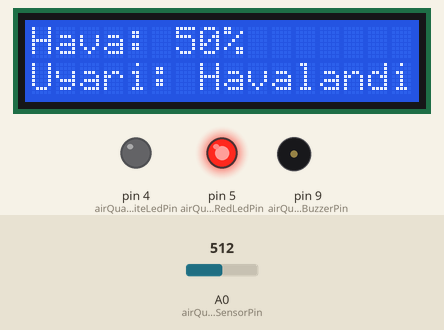
Recording of a sketch running on a simulated Arduino Uno, built with avr-gcc and run on an emulated ATmega328P. Parts: 16×2 character LCD, output pins drawn as LEDs (lit = HIGH), buzzer (waves = sounding). The test bench sets the inputs (shaded band); at power-on: A0 (airQualitySensorPin) = 512. What the sketch prints to the serial monitor is not drawn.

Above: at 7.3 s.
7.4 s: A0 (airQualitySensorPin) set to 475
At 8.25 s:
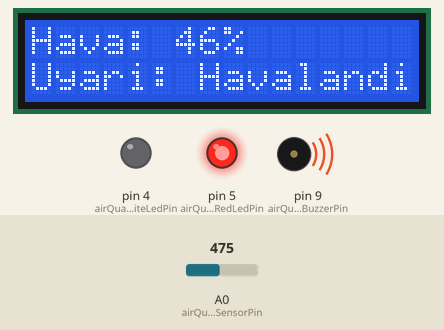
9.1 s: A0 (airQualitySensorPin) set to 446
At 10.5 s:
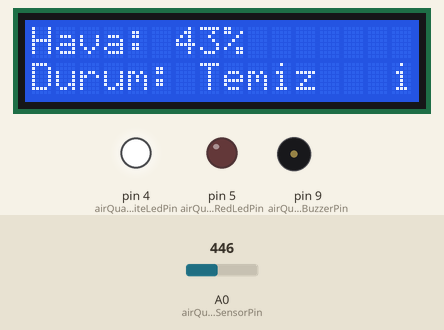
10.8 s: A0 (airQualitySensorPin) set to 900
At 11.4 s:
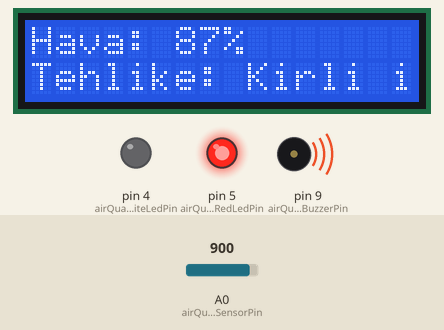
12.5 s: A0 (airQualitySensorPin) set to 784
At 13.2 s:
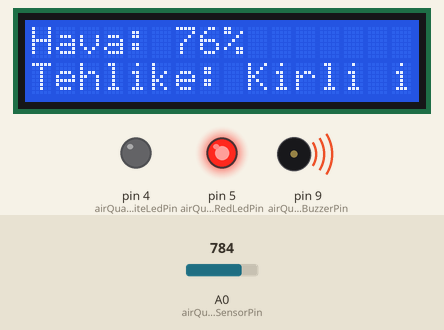
14.2 s: A0 (airQualitySensorPin) set to 755
At 14.31 s:
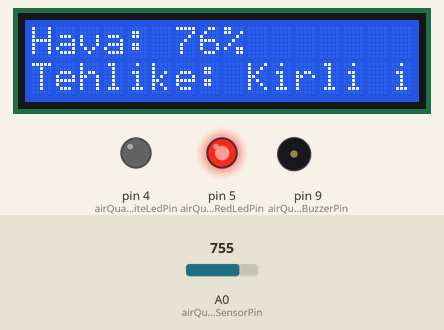
15.7 s: A0 (airQualitySensorPin) set to 306
At 17.2 s:
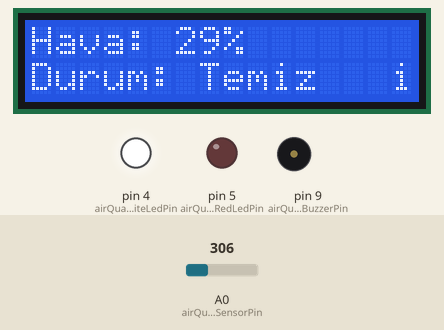
Timing chart, 0 to 18.5 s (numbered marks = the images above; inputs shaded):
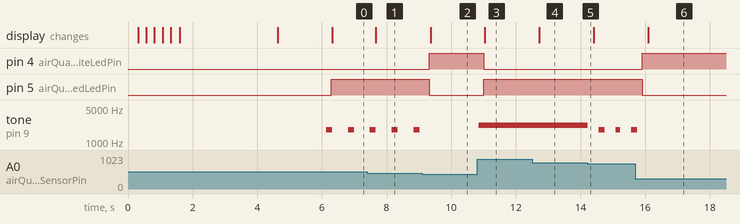

Measured:
- the behaviour switches between 461 and 460 on A0 (airQualitySensorPin) (found by bisection; images 1 and 2)
- the behaviour switches between 768 and 767 on A0 (airQualitySensorPin) (found by bisection; images 4 and 5)
- after the input at 7.4 s, the display: changes after 0.27 s (image 1)
- after the input at 9.1 s, pin 4 (airQualityWhiteLedPin): LOW → HIGH after 0.23 s; pin 5 (airQualityRedLedPin): HIGH → LOW after 0.23 s; tone on pin 9 (airQualityBuzzerPin): stops changing and stays silent; the display: changes after 0.26 s (image 2)
- after the input at 10.8 s, pin 4 (airQualityWhiteLedPin): HIGH → LOW after 0.21 s; pin 5 (airQualityRedLedPin): LOW → HIGH after 0.21 s; tone on pin 9 (airQualityBuzzerPin): silent → 2200 Hz after 0.06 s; the display: changes after 0.24 s (image 3)
- after the input at 12.5 s, the display: changes after 0.22 s (image 4)
- after the input at 14.2 s, tone on pin 9 (airQualityBuzzerPin): alternates 1800 Hz for 0.17 s and silent for 0.34 s, starting at once
- after the input at 15.7 s, pin 4 (airQualityWhiteLedPin): LOW → HIGH after 0.21 s; pin 5 (airQualityRedLedPin): HIGH → LOW after 0.21 s; tone on pin 9 (airQualityBuzzerPin): goes on until 15.8 s, then stays silent; the display: changes after 0.40 s (image 6)

The sketch:

ArduinoPlayground.ino
```cpp
#include <Wire.h>
#include <LiquidCrystal_I2C.h>

#include "src/air_quality_alert/AirQualityDemo.h"
#include "src/distance_alert/DistanceDemo.h"

const int airQualitySensorPin = A0;
const int airQualityBuzzerPin = 9;
const int airQualityWhiteLedPin = 4;
const int airQualityRedLedPin = 5;

const int distanceTrigPin = 11;
const int distanceEchoPin = 12;
const int distanceBuzzerPin = 8;

enum DemoMode { DEMO_AIR_QUALITY, DEMO_DISTANCE };

const DemoMode activeDemo = DEMO_AIR_QUALITY;

const int lcdPrimaryAddress = 0x27;
const int lcdFallbackAddress = 0x3F;

AirQualityDemo airQualityDemo(airQualitySensorPin,
                              airQualityBuzzerPin,
                              airQualityWhiteLedPin,
                              airQualityRedLedPin,
                              lcdPrimaryAddress,
                              lcdFallbackAddress);
DistanceDemo distanceDemo(distanceTrigPin,
                          distanceEchoPin,
                          distanceBuzzerPin,
                          lcdPrimaryAddress,
                          lcdFallbackAddress);

void setup() {
  Serial.begin(9600);
  Wire.begin();

  if (activeDemo == DEMO_AIR_QUALITY) {
    airQualityDemo.begin();
  } else {
    distanceDemo.begin();
  }
}

void loop() {
  if (activeDemo == DEMO_AIR_QUALITY) {
    airQualityDemo.update();
    return;
  }

  distanceDemo.update();
}
```

AirQualityAlert.cpp
```cpp
#include "AirQualityAlert.h"

AirQualityAlert::AirQualityAlert(int sensorPin, int buzzerPin)
    : sensorPin_(sensorPin),
      buzzerPin_(buzzerPin),
      warningThresholdPercent_(45),
      dangerThresholdPercent_(75),
      beepDurationMs_(90),
      lastBeepTimeMs_(0),
      buzzerOn_(false) {}

void AirQualityAlert::begin() {
  pinMode(sensorPin_, INPUT);
  pinMode(buzzerPin_, OUTPUT);
  noTone(buzzerPin_);
}

AirQualityReading AirQualityAlert::update() {
  int rawValue = readSensor();
  int qualityPercent = calculateQualityPercent(rawValue);
  bool alertActive = qualityPercent >= warningThresholdPercent_;
  bool dangerActive = qualityPercent >= dangerThresholdPercent_;
  const char* statusLabel = "TEMIZ";

  if (dangerActive) {
    statusLabel = "TEHLIKE";
  } else if (alertActive) {
    statusLabel = "UYARI";
  }

  Serial.print("Air raw: ");
  Serial.print(rawValue);
  Serial.print(" quality: ");
  Serial.print(qualityPercent);
  Serial.print("% status: ");
  Serial.println(statusLabel);

  if (alertActive) {
    updateBuzzer(qualityPercent);
  } else {
    silenceBuzzer();
  }

  delay(150);

  return {true, rawValue, qualityPercent, alertActive, dangerActive};
}

int AirQualityAlert::readSensor() const {
  return analogRead(sensorPin_);
}

int AirQualityAlert::calculateQualityPercent(int rawValue) const {
  return map(constrain(rawValue, 0, 1023), 0, 1023, 0, 100);
}

void AirQualityAlert::silenceBuzzer() {
  noTone(buzzerPin_);
  buzzerOn_ = false;
}

void AirQualityAlert::updateBuzzer(int qualityPercent) {
  unsigned long now = millis();
  unsigned long waitDurationMs = map(
      constrain(qualityPercent, warningThresholdPercent_, 100),
      warningThresholdPercent_, 100, 450, 120);

  if (qualityPercent >= dangerThresholdPercent_) {
    tone(buzzerPin_, 2200);
    buzzerOn_ = true;
    lastBeepTimeMs_ = now;
    return;
  }

  if (buzzerOn_) {
    if (now - lastBeepTimeMs_ >= beepDurationMs_) {
      noTone(buzzerPin_);
      buzzerOn_ = false;
      lastBeepTimeMs_ = now;
    }
    return;
  }

  if (now - lastBeepTimeMs_ >= waitDurationMs) {
    tone(buzzerPin_, 1800);
    buzzerOn_ = true;
    lastBeepTimeMs_ = now;
  }
}
```

AirQualityAlert.h
```cpp
#ifndef AIR_QUALITY_ALERT_H
#define AIR_QUALITY_ALERT_H

#include <Arduino.h>

struct AirQualityReading {
  bool hasMeasurement;
  int rawValue;
  int qualityPercent;
  bool alertActive;
  bool dangerActive;
};

class AirQualityAlert {
 public:
  AirQualityAlert(int sensorPin, int buzzerPin);

  void begin();
  AirQualityReading update();

 private:
  int sensorPin_;
  int buzzerPin_;
  int warningThresholdPercent_;
  int dangerThresholdPercent_;
  unsigned long beepDurationMs_;
  unsigned long lastBeepTimeMs_;
  bool buzzerOn_;

  int readSensor() const;
  int calculateQualityPercent(int rawValue) const;
  void silenceBuzzer();
  void updateBuzzer(int qualityPercent);
};

#endif
```

AirQualityDemo.cpp
```cpp
#include "AirQualityDemo.h"

AirQualityDemo::AirQualityDemo(int sensorPin,
                               int buzzerPin,
                               int whiteLedPin,
                               int redLedPin,
                               int lcdPrimaryAddress,
                               int lcdFallbackAddress)
    : lcdPrimaryAddress_(lcdPrimaryAddress),
      lcdFallbackAddress_(lcdFallbackAddress),
      lcdPrimary_(lcdPrimaryAddress, 16, 2),
      lcdFallback_(lcdFallbackAddress, 16, 2),
      lcd_(&lcdPrimary_),
      lcdAvailable_(false),
      lastLcdUpdateMs_(0),
      lcdUpdateIntervalMs_(300),
      alert_(sensorPin, buzzerPin),
      leds_(whiteLedPin, redLedPin) {}

void AirQualityDemo::begin() {
  alert_.begin();
  leds_.begin();

  bool hasPrimary = isI2cDeviceAvailable(lcdPrimaryAddress_);
  bool hasFallback = isI2cDeviceAvailable(lcdFallbackAddress_);

  Serial.println("Active demo: Air Quality");
  Serial.println("LCD check start");
  Serial.print("0x27: ");
  Serial.println(hasPrimary ? "OK" : "not found");
  Serial.print("0x3F: ");
  Serial.println(hasFallback ? "OK" : "not found");

  if (hasFallback && !hasPrimary) {
    lcd_ = &lcdFallback_;
  }

  lcdAvailable_ = hasPrimary || hasFallback;

  if (!lcdAvailable_) {
    Serial.println("No LCD found on I2C bus");
    return;
  }

  lcd_->init();
  lcd_->backlight();
  blinkBacklightTest();
  showStartupScreen(hasPrimary);
}

void AirQualityDemo::update() {
  AirQualityReading reading = alert_.update();
  leds_.update(reading);

  if (!lcdAvailable_) {
    return;
  }

  unsigned long now = millis();
  if (now - lastLcdUpdateMs_ < lcdUpdateIntervalMs_) {
    return;
  }

  lastLcdUpdateMs_ = now;
  updateDisplay(reading);
}

bool AirQualityDemo::isI2cDeviceAvailable(int address) {
  Wire.beginTransmission(address);
  return Wire.endTransmission() == 0;
}

void AirQualityDemo::blinkBacklightTest() {
  if (!lcdAvailable_) {
    return;
  }

  for (int index = 0; index < 3; ++index) {
    lcd_->noBacklight();
    delay(250);
    lcd_->backlight();
    delay(250);
  }
}

void AirQualityDemo::showStartupScreen(bool hasPrimary) {
  if (!lcdAvailable_) {
    return;
  }

  lcd_->clear();
  lcd_->setCursor(0, 0);
  lcd_->print("Demo hazir");
  lcd_->setCursor(0, 1);
  lcd_->print("Hava Kalitesi ");
  delay(3000);

  lcd_->clear();
  lcd_->setCursor(0, 0);
  lcd_->print(hasPrimary ? "LCD 0x27 OK    " : "LCD 0x3F OK    ");
  lcd_->setCursor(0, 1);
  lcd_->print("Secim kaydedildi");
  delay(1500);
}

void AirQualityDemo::updateDisplay(const AirQualityReading& reading) {
  lcd_->setCursor(0, 0);
  if (reading.hasMeasurement) {
    lcd_->print("Hava:         ");
    lcd_->setCursor(6, 0);
    lcd_->print(reading.qualityPercent);
    lcd_->print("%   ");
  } else {
    lcd_->print("Sensor yok    ");
  }

  lcd_->setCursor(0, 1);
  if (!reading.hasMeasurement) {
    lcd_->print("Sensor bekliyor");
  } else if (reading.dangerActive) {
    lcd_->print("Tehlike: Kirli ");
  } else if (reading.alertActive) {
    lcd_->print("Uyari: Havalandir");
  } else {
    lcd_->print("Durum: Temiz   ");
  }
}
```

AirQualityDemo.h
```cpp
#ifndef AIR_QUALITY_DEMO_H
#define AIR_QUALITY_DEMO_H

#include <Arduino.h>
#include <LiquidCrystal_I2C.h>
#include <Wire.h>

#include "AirQualityAlert.h"
#include "../air_quality_leds/AirQualityLeds.h"

class AirQualityDemo {
 public:
  AirQualityDemo(int sensorPin,
                 int buzzerPin,
                 int whiteLedPin,
                 int redLedPin,
                 int lcdPrimaryAddress,
                 int lcdFallbackAddress);

  void begin();
  void update();

 private:
  int lcdPrimaryAddress_;
  int lcdFallbackAddress_;
  LiquidCrystal_I2C lcdPrimary_;
  LiquidCrystal_I2C lcdFallback_;
  LiquidCrystal_I2C* lcd_;
  bool lcdAvailable_;
  unsigned long lastLcdUpdateMs_;
  unsigned long lcdUpdateIntervalMs_;
  AirQualityAlert alert_;
  AirQualityLeds leds_;

  bool isI2cDeviceAvailable(int address);
  void blinkBacklightTest();
  void showStartupScreen(bool hasPrimary);
  void updateDisplay(const AirQualityReading& reading);
};

#endif
```

AirQualityLeds.cpp
```cpp
#include "AirQualityLeds.h"

AirQualityLeds::AirQualityLeds(int whiteLedPin, int redLedPin)
    : whiteLedPin_(whiteLedPin), redLedPin_(redLedPin) {}

void AirQualityLeds::begin() {
  pinMode(whiteLedPin_, OUTPUT);
  digitalWrite(whiteLedPin_, LOW);

  pinMode(redLedPin_, OUTPUT);
  digitalWrite(redLedPin_, LOW);
}

void AirQualityLeds::update(const AirQualityReading& reading) {
  if (!reading.hasMeasurement) {
    digitalWrite(whiteLedPin_, LOW);
    digitalWrite(redLedPin_, LOW);
    return;
  }

  if (!reading.alertActive) {
    digitalWrite(whiteLedPin_, HIGH);
    digitalWrite(redLedPin_, LOW);
    return;
  }

  digitalWrite(whiteLedPin_, LOW);
  digitalWrite(redLedPin_, HIGH);
}
```

AirQualityLeds.h
```cpp
#ifndef AIR_QUALITY_LEDS_H
#define AIR_QUALITY_LEDS_H

#include <Arduino.h>

#include "../air_quality_alert/AirQualityAlert.h"

class AirQualityLeds {
 public:
  AirQualityLeds(int whiteLedPin, int redLedPin);

  void begin();
  void update(const AirQualityReading& reading);

 private:
  int whiteLedPin_;
  int redLedPin_;
};

#endif
```

DistanceAlert.cpp
```cpp
#include "DistanceAlert.h"

DistanceAlert::DistanceAlert(int trigPin, int echoPin, int buzzerPin)
    : trigPin_(trigPin),
      echoPin_(echoPin),
      buzzerPin_(buzzerPin),
      alertDistanceCm_(10.0),
      beepDurationMs_(60),
      lastBeepTimeMs_(0),
      buzzerOn_(false) {}

void DistanceAlert::begin() {
  pinMode(trigPin_, OUTPUT);
  pinMode(echoPin_, INPUT);
  pinMode(buzzerPin_, OUTPUT);
  digitalWrite(buzzerPin_, LOW);
}

DistanceReading DistanceAlert::update() {
  long pulseDuration = measurePulseDuration();

  if (pulseDuration == 0) {
    Serial.println("No measurement");
    silenceBuzzer();
    delay(30);
    return {false, 0.0f, false};
  }

  float distanceCm = pulseDuration * 0.0343 / 2;

  Serial.print("Distance: ");
  Serial.print(distanceCm);
  Serial.println(" cm");

  if (distanceCm < alertDistanceCm_) {
    beepByDistance(distanceCm);
  } else {
    silenceBuzzer();
  }

  delay(30);

  return {true, distanceCm, distanceCm < alertDistanceCm_};
}

long DistanceAlert::measurePulseDuration() const {
  digitalWrite(trigPin_, LOW);
  delayMicroseconds(2);

  digitalWrite(trigPin_, HIGH);
  delayMicroseconds(10);
  digitalWrite(trigPin_, LOW);

  return pulseIn(echoPin_, HIGH, 30000);
}

void DistanceAlert::silenceBuzzer() {
  digitalWrite(buzzerPin_, LOW);
  buzzerOn_ = false;
}

void DistanceAlert::beepByDistance(float distanceCm) {
  unsigned long now = millis();
  unsigned long waitDurationMs = map((long)(distanceCm * 10), 0, 100, 40, 320);

  if (buzzerOn_) {
    if (now - lastBeepTimeMs_ >= beepDurationMs_) {
      digitalWrite(buzzerPin_, LOW);
      buzzerOn_ = false;
      lastBeepTimeMs_ = now;
    }
    return;
  }

  if (now - lastBeepTimeMs_ >= waitDurationMs) {
    digitalWrite(buzzerPin_, HIGH);
    buzzerOn_ = true;
    lastBeepTimeMs_ = now;
  }
}
```

DistanceAlert.h
```cpp
#ifndef DISTANCE_ALERT_H
#define DISTANCE_ALERT_H

#include <Arduino.h>

struct DistanceReading {
  bool hasMeasurement;
  float distanceCm;
  bool alertActive;
};

class DistanceAlert {
 public:
  DistanceAlert(int trigPin, int echoPin, int buzzerPin);

  void begin();
  DistanceReading update();

 private:
  int trigPin_;
  int echoPin_;
  int buzzerPin_;
  float alertDistanceCm_;
  unsigned long beepDurationMs_;
  unsigned long lastBeepTimeMs_;
  bool buzzerOn_;

  long measurePulseDuration() const;
  void silenceBuzzer();
  void beepByDistance(float distanceCm);
};

#endif
```

DistanceDemo.cpp
```cpp
#include "DistanceDemo.h"

DistanceDemo::DistanceDemo(int trigPin,
                           int echoPin,
                           int buzzerPin,
                           int lcdPrimaryAddress,
                           int lcdFallbackAddress)
    : lcdPrimaryAddress_(lcdPrimaryAddress),
      lcdFallbackAddress_(lcdFallbackAddress),
      lcdPrimary_(lcdPrimaryAddress, 16, 2),
      lcdFallback_(lcdFallbackAddress, 16, 2),
      lcd_(&lcdPrimary_),
      lcdAvailable_(false),
      lastLcdUpdateMs_(0),
      lcdUpdateIntervalMs_(300),
      alert_(trigPin, echoPin, buzzerPin) {}

void DistanceDemo::begin() {
  alert_.begin();

  bool hasPrimary = isI2cDeviceAvailable(lcdPrimaryAddress_);
  bool hasFallback = isI2cDeviceAvailable(lcdFallbackAddress_);

  Serial.println("Active demo: Distance");
  Serial.println("LCD check start");
  Serial.print("0x27: ");
  Serial.println(hasPrimary ? "OK" : "not found");
  Serial.print("0x3F: ");
  Serial.println(hasFallback ? "OK" : "not found");

  if (hasFallback && !hasPrimary) {
    lcd_ = &lcdFallback_;
  }

  lcdAvailable_ = hasPrimary || hasFallback;

  if (!lcdAvailable_) {
    Serial.println("No LCD found on I2C bus");
    return;
  }

  lcd_->init();
  lcd_->backlight();
  blinkBacklightTest();
  showStartupScreen(hasPrimary);
}

void DistanceDemo::update() {
  DistanceReading reading = alert_.update();

  if (!lcdAvailable_) {
    return;
  }

  unsigned long now = millis();
  if (now - lastLcdUpdateMs_ < lcdUpdateIntervalMs_) {
    return;
  }

  lastLcdUpdateMs_ = now;
  updateDisplay(reading);
}

bool DistanceDemo::isI2cDeviceAvailable(int address) {
  Wire.beginTransmission(address);
  return Wire.endTransmission() == 0;
}

void DistanceDemo::blinkBacklightTest() {
  if (!lcdAvailable_) {
    return;
  }

  for (int index = 0; index < 3; ++index) {
    lcd_->noBacklight();
    delay(250);
    lcd_->backlight();
    delay(250);
  }
}

void DistanceDemo::showStartupScreen(bool hasPrimary) {
  if (!lcdAvailable_) {
    return;
  }

  lcd_->clear();
  lcd_->setCursor(0, 0);
  lcd_->print("Demo hazir");
  lcd_->setCursor(0, 1);
  lcd_->print("Mesafe Alarmi ");
  delay(3000);

  lcd_->clear();
  lcd_->setCursor(0, 0);
  lcd_->print(hasPrimary ? "LCD 0x27 OK    " : "LCD 0x3F OK    ");
  lcd_->setCursor(0, 1);
  lcd_->print("Secim kaydedildi");
  delay(1500);
}

void DistanceDemo::updateDisplay(const DistanceReading& reading) {
  lcd_->setCursor(0, 0);
  if (!reading.hasMeasurement) {
    lcd_->print("Mesafe yok    ");
  } else {
    lcd_->print("Mesafe:       ");
    lcd_->setCursor(8, 0);
    lcd_->print(reading.distanceCm, 1);
    lcd_->print("cm ");
  }

  lcd_->setCursor(0, 1);
  if (!reading.hasMeasurement) {
    lcd_->print("HC-SR04 bekliyor");
  } else if (reading.alertActive) {
    lcd_->print("Yakin: Bip aktif");
  } else {
    lcd_->print("Durum: Guvenli ");
  }
}
```

DistanceDemo.h
```cpp
#ifndef DISTANCE_DEMO_H
#define DISTANCE_DEMO_H

#include <Arduino.h>
#include <LiquidCrystal_I2C.h>
#include <Wire.h>

#include "DistanceAlert.h"

class DistanceDemo {
 public:
  DistanceDemo(int trigPin,
               int echoPin,
               int buzzerPin,
               int lcdPrimaryAddress,
               int lcdFallbackAddress);

  void begin();
  void update();

 private:
  int lcdPrimaryAddress_;
  int lcdFallbackAddress_;
  LiquidCrystal_I2C lcdPrimary_;
  LiquidCrystal_I2C lcdFallback_;
  LiquidCrystal_I2C* lcd_;
  bool lcdAvailable_;
  unsigned long lastLcdUpdateMs_;
  unsigned long lcdUpdateIntervalMs_;
  DistanceAlert alert_;

  bool isI2cDeviceAvailable(int address);
  void blinkBacklightTest();
  void showStartupScreen(bool hasPrimary);
  void updateDisplay(const DistanceReading& reading);
};

#endif
```
